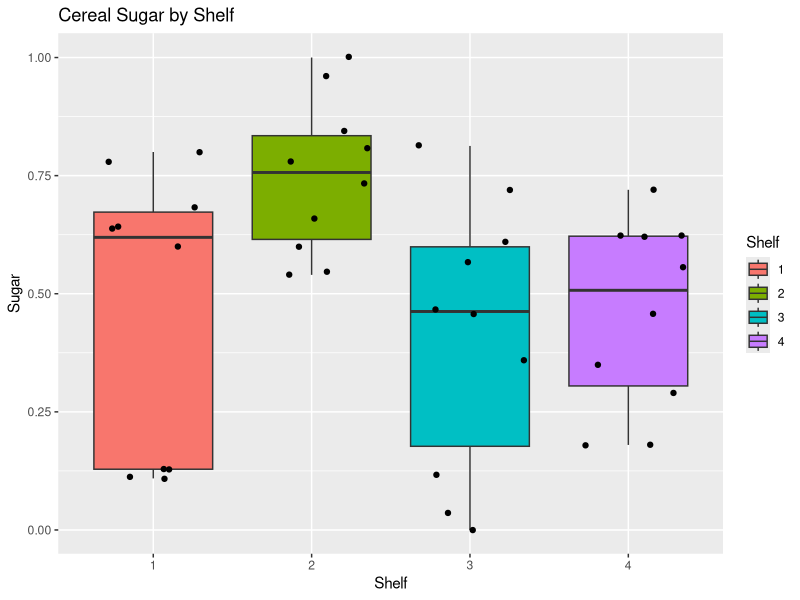
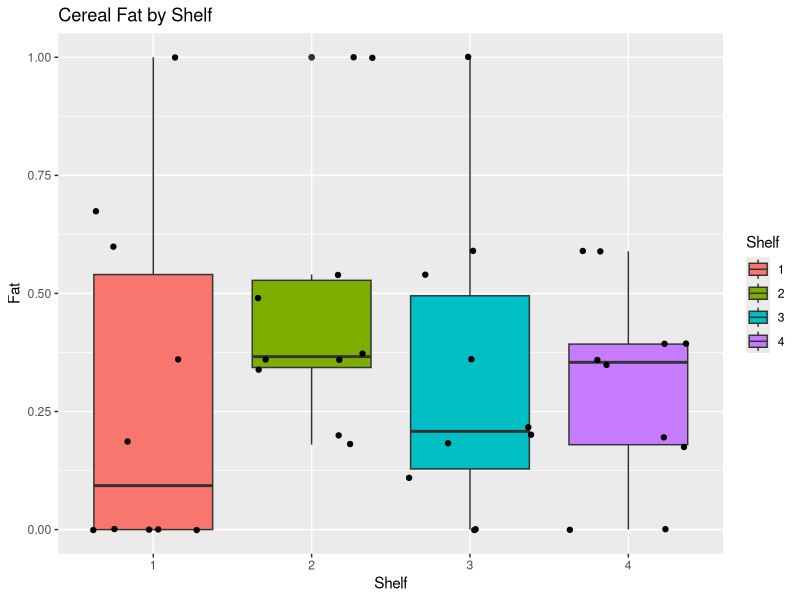
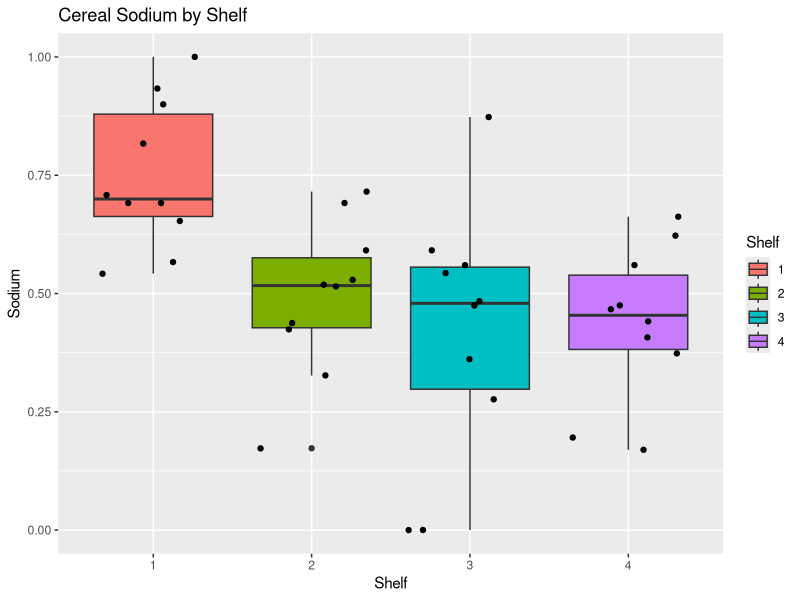
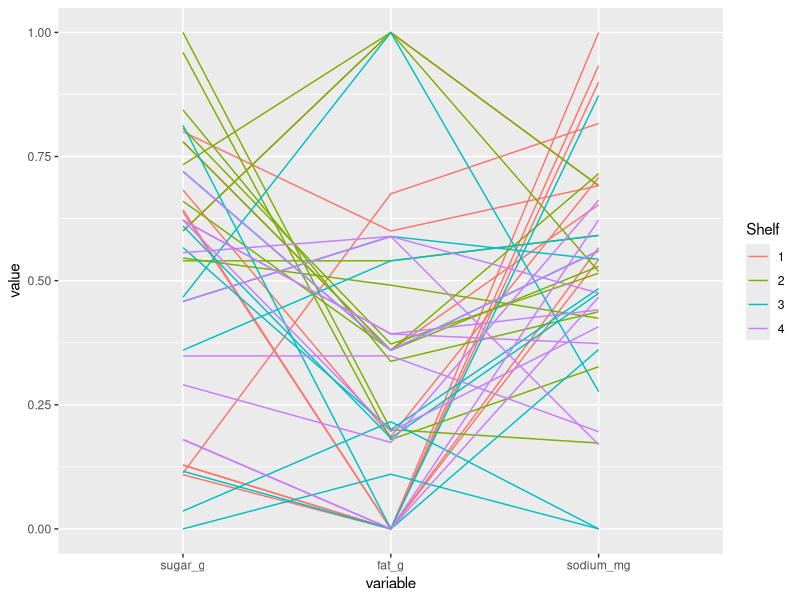
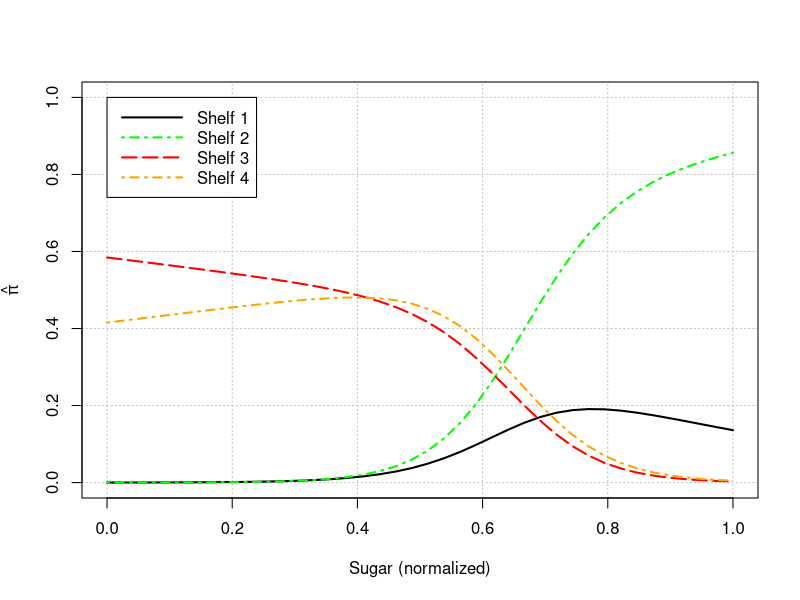

Write the R code that produced these figures, in order.
## ---- chunk 1

library(knitr)
opts_chunk$set(tidy.opts=list(width.cutoff=60),tidy=TRUE)

rm(list = ls())

# Load Libraries
library(dplyr)
library(car)
library(Hmisc)
library(skimr)
library(ggplot2)
library(gmodels) 
library(vcd)
library(nnet)

## ---- chunk 2
df <- read.csv("cereal_dillons.csv")
#head(df)
## ---- chunk 3
str(df)
#describe(df)
## ---- chunk 4
df$sugar_g = df$sugar_g/df$size_g
df$fat_g = df$fat_g/df$size_g
df$sodium_mg = df$sodium_mg/df$size_g
df$Shelf = as.factor(df$Shelf)
## ---- chunk 5

normalize = function(x) {
  (x - min(x))/(max(x) - min(x))
}

df = cbind(df[, 1:4], apply(df[,5:7], 2, normalize))
head(df) #confirmed normalization worked
## ---- chunk 6
ggplot(df, aes(Shelf, sugar_g)) + 
  geom_boxplot(aes(fill = Shelf)) +
  geom_jitter() +
  ylab("Sugar") + 
  xlab("Shelf") +
  ggtitle("Cereal Sugar by Shelf") 

ggplot(df, aes(Shelf, fat_g)) + 
  geom_boxplot(aes(fill = Shelf)) +
  geom_jitter() +
  ylab("Fat") + 
  xlab("Shelf") +
  ggtitle("Cereal Fat by Shelf") 

ggplot(df, aes(Shelf, sodium_mg)) + 
  geom_boxplot(aes(fill = Shelf)) +
  geom_jitter() +
  ylab("Sodium") + 
  xlab("Shelf") +
  ggtitle("Cereal Sodium by Shelf") 

## ---- chunk 7
#This library is an extension of ggplot2 and has functions that
#reduce complexity of combining geometric objects with transformed data; it was
#recommended when researching parallel coordinates plots

library(GGally, quietly = TRUE, warn.conflicts = FALSE)
df$Shelf <- as.factor(df$Shelf)
ggparcoord(df, columns = 5:7, groupColumn='Shelf', scale = 'globalminmax')
## ---- chunk 8
#Transformed Shelf back to Int for modeling
df$Shelf <- as.integer(df$Shelf)
## ---- chunk 9
mod.fit <- multinom(formula = Shelf ~ sugar_g + fat_g + sodium_mg, data=df,
                   epsilon = 0.0001, maxit = 1000, trace = F) #trace=F is suppressing convergence output for now)
summary(mod.fit)
round(coef(mod.fit), 2)
## ---- chunk 10
Anova(mod.fit)
## ---- chunk 11
# epsilon = 0.0001 and maxit = 1000 were set since some models were not converging
model.H0 = multinom(
  formula = Shelf ~ sugar_g + fat_g + sodium_mg, 
  data=df, trace = F, epsilon = 0.0001, maxit = 1000)

model.sugar.fat = multinom(
  formula = Shelf ~ sugar_g + fat_g + sodium_mg + sugar_g:fat_g, 
  data=df, trace = F, epsilon = 0.0001, maxit = 1000)

model.sugar.sodium = multinom(
  formula = Shelf ~ sugar_g + fat_g + sodium_mg + sugar_g:sodium_mg, 
  data=df, trace = F, epsilon = 0.0001, maxit = 1000)

model.fat.sodium = multinom(
  formula = Shelf ~ sugar_g + fat_g + sodium_mg + fat_g:sodium_mg, 
  data=df, trace = F, epsilon = 0.0001, maxit = 1000)

model.sugar.fat.sodium = multinom(
  formula = Shelf ~ sugar_g + fat_g + sodium_mg + sugar_g:fat_g:sodium_mg, 
  data=df, trace = F, epsilon = 0.0001, maxit = 1000)

# interacions significance test 
print('Null vs Sugar:Fat')
anova(model.H0, model.sugar.fat)

print('Null vs Sugar:Sodium')
anova(model.H0, model.sugar.sodium)

print('Null vs Fat:Sodium')
anova(model.H0, model.fat.sodium)

print('Null vs Sugar:Fat:Sodium')
anova(model.H0, model.sugar.fat.sodium)
## ---- chunk 12
df_unscaled <- read.csv("cereal_dillons.csv")

new_data = data.frame(
  sugar_g = 12/28/max(df_unscaled$sugar_g),
  fat_g = .5/28/max(df_unscaled$fat_g),
  sodium_mg = 130/28/max(df_unscaled$sodium_mg))
pi.hat = predict(object = mod.fit, newdata = new_data, type = "probs")
round(pi.hat*100,1)
## ---- chunk 13
fat_mean <- mean(df$fat_g)
sodium_mean <- mean(df$sodium_mg)

# Estimate model 
mod.fit.sugar <- multinom(formula = Shelf ~ sugar_g + fat_g + sodium_mg, data = df, trace=F) # suppressing convergence output for now
beta.hat <- coefficients(mod.fit.sugar)

# Plot each pi_j
#Shelf 1
curve(expr = 1/
        (1 + exp(beta.hat[1,1] + beta.hat[1,2]*x + beta.hat[1,3]*fat_mean + beta.hat[1,4]*sodium_mean) +
           exp(beta.hat[2,1] + beta.hat[2,2]*x + beta.hat[2,3]*fat_mean + beta.hat[2,4]*sodium_mean) +
           exp(beta.hat[3,1] + beta.hat[3,2]*x + beta.hat[3,3]*fat_mean + beta.hat[3,4]*sodium_mean)),
      col = "black", lty = "solid", lwd = 2, n = 40,
      xlim = c(min(df$sugar_g), max(df$sugar_g)), ylim=c(0,1), xlab = "Sugar (normalized)", 
      ylab = expression(hat(pi)), panel.first = grid(col = "gray", lty = "dotted"))  

# Shelf 2
curve(expr = exp(beta.hat[1,1] + beta.hat[1,2]*x + beta.hat[1,3]*fat_mean + beta.hat[1,4]*sodium_mean)/
        (1 + exp(beta.hat[1,1] + beta.hat[1,2]*x + beta.hat[1,3]*fat_mean + beta.hat[1,4]*sodium_mean) + 
               exp(beta.hat[2,1] + beta.hat[2,2]*x + beta.hat[2,3]*fat_mean + beta.hat[2,4]*sodium_mean) + 
               exp(beta.hat[3,1] + beta.hat[3,2]*x + beta.hat[3,3]*fat_mean + beta.hat[3,4]*sodium_mean)),
      col = "green", lty = "dotdash", lwd = 2, n = 40, add = TRUE)  
    
#Shelf 3
curve(expr = exp(beta.hat[2,1] + beta.hat[2,2]*x + beta.hat[2,3]*fat_mean + beta.hat[2,4]*sodium_mean)/
        (1 + exp(beta.hat[1,1] + beta.hat[1,2]*x + beta.hat[1,3]*fat_mean + beta.hat[1,4]*sodium_mean) +
           exp(beta.hat[2,1] + beta.hat[2,2]*x + beta.hat[2,3]*fat_mean + beta.hat[2,4]*sodium_mean) +
           exp(beta.hat[3,1] + beta.hat[3,2]*x + beta.hat[3,3]*fat_mean + beta.hat[3,4]*sodium_mean)),
      col = "red", lty = "longdash", lwd = 2, n = 40, add = TRUE)  

# Shelf 4
curve(expr = exp(beta.hat[3,1] + beta.hat[3,2]*x + beta.hat[3,3]*fat_mean + beta.hat[3,4]*sodium_mean)/
        (1 + exp(beta.hat[1,1] + beta.hat[1,2]*x+ beta.hat[1,3]*fat_mean + beta.hat[1,4]*sodium_mean) +
           exp(beta.hat[2,1] + beta.hat[2,2]*x + beta.hat[2,3]*fat_mean + beta.hat[2,4]*sodium_mean) +
           exp(beta.hat[3,1] + beta.hat[3,2]*x+ beta.hat[3,3]*fat_mean + beta.hat[3,4]*sodium_mean)),
      col = "orange", lty = "dotdash", lwd = 2, n = 40, add = TRUE)
    
#Legend    
legend(x = 0, y = 1, legend=c("Shelf 1", "Shelf 2", "Shelf 3", "Shelf 4"),
       lty=c("solid","dotdash", "longdash","dotdash"),
       col=c("black","green","red", "orange"), lwd = c(2,2,2,2), seg.len = 4)
## ---- chunk 14
# Use one standard deviation as c values for interpretability
sd.cereal <- apply(X = df[, -c(1,3:4)], MARGIN = 2, FUN = sd)
c.value <- c(1, sd.cereal)
round(c.value, 2)
## ---- chunk 15
# Store Wald confidence intervals
conf.int <- confint(object = mod.fit, level = 0.95)

# Odds Ratio Confidence Interval - Shelf 2 to Shelf 1
round(exp(conf.int[2:4,,1]*c.value[3]),2)
## ---- chunk 16
# Odds Ratio Confidence Interval - Shelf 3 to Shelf 1
round(exp(conf.int[2:4,,2]*c.value[4]),2)
## ---- chunk 17
# Odds Ratio Confidence Interval - Shelf 4 to Shelf 1
round(exp(conf.int[2:4,,3]*c.value[5]),2)
